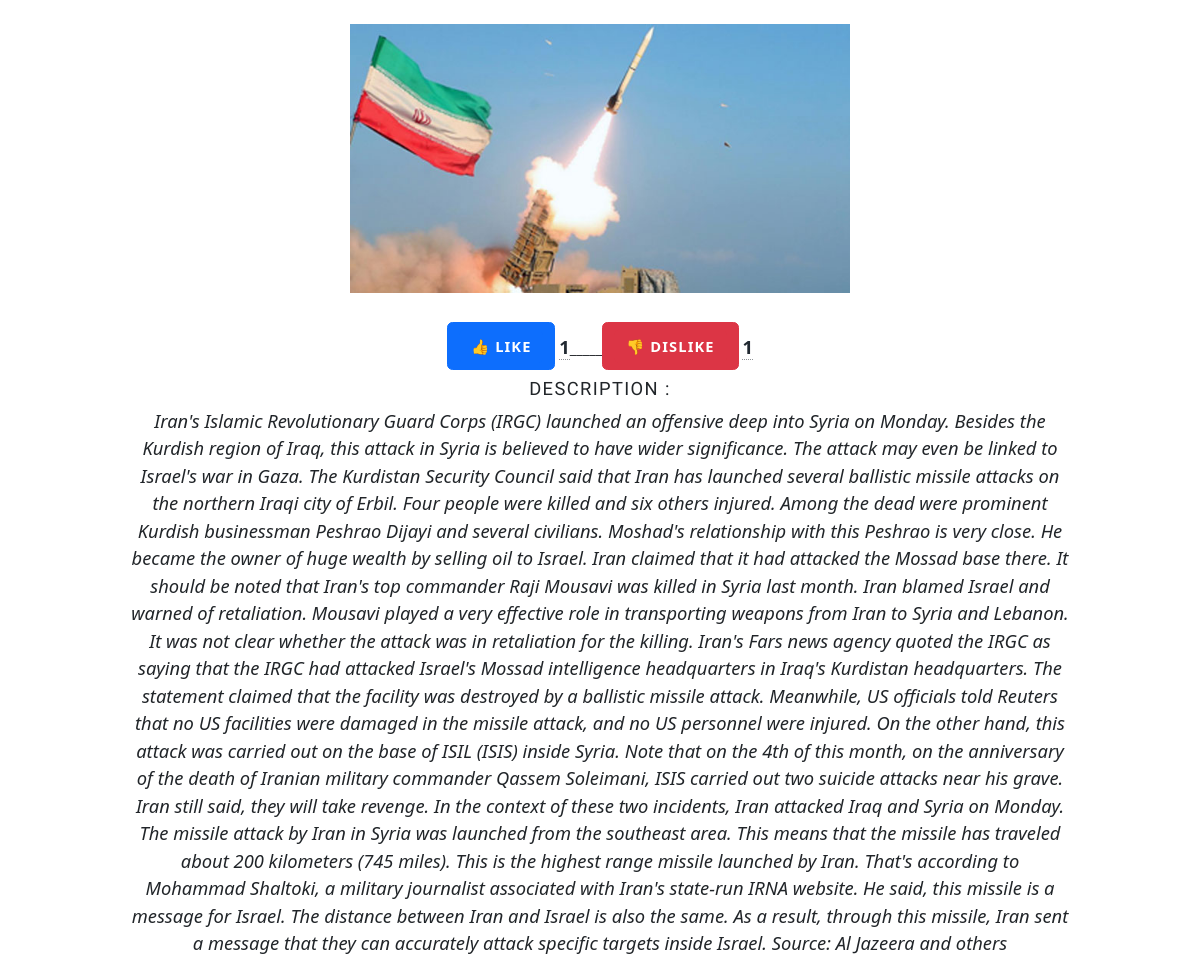
/post/detailview/12/ (middle part), run on an earlier commit of the app's database.
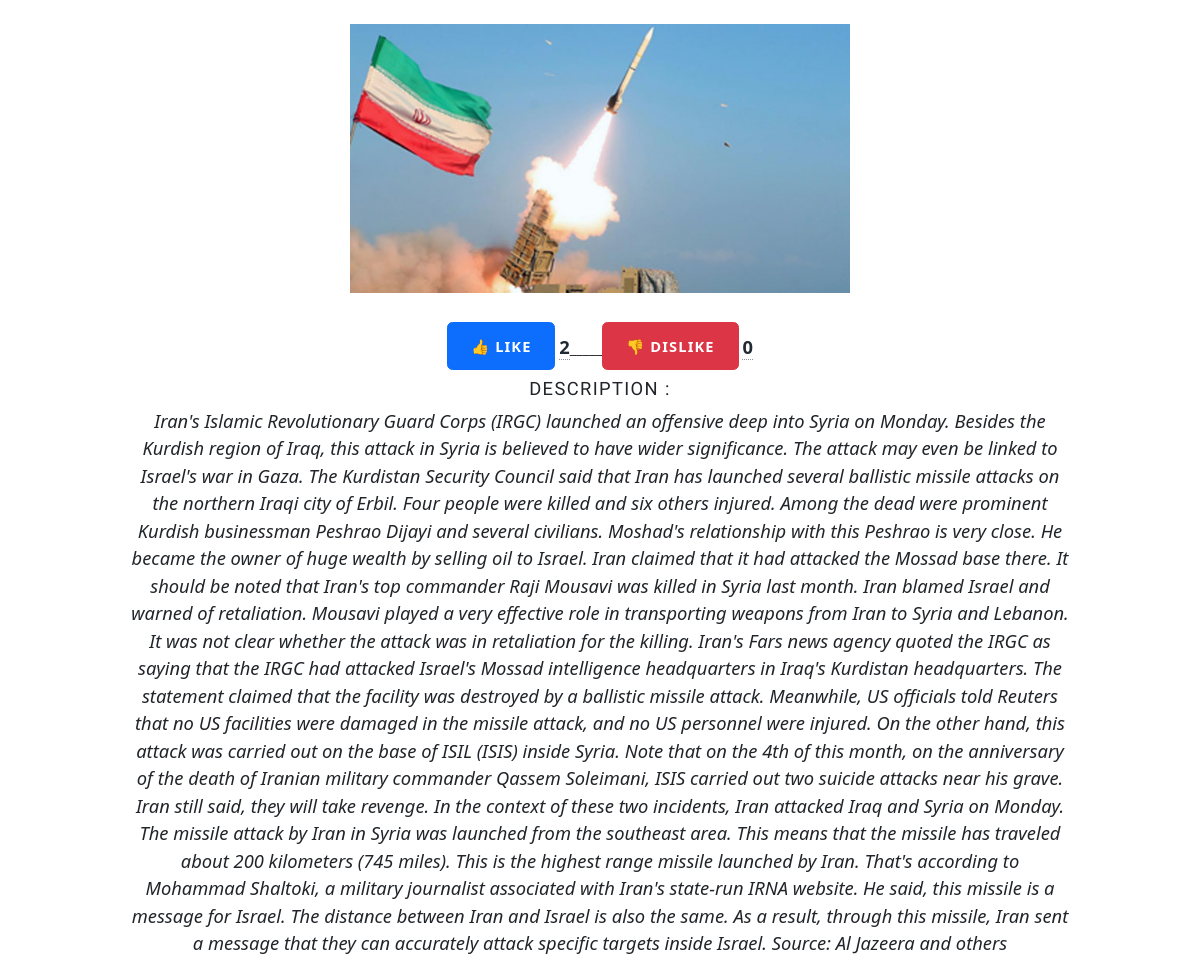
And on a later commit of the database.
### post/models.py (models this page shows, shortened)
class PostModel(models.Model):
    user = models.ForeignKey(User, related_name='post',on_delete=models.CASCADE)
    caption = models.CharField(max_length=3000)
    created_on = models.DateTimeField(auto_now_add=True)
    body = models.TextField(null=True,blank=True)
    post_image = models.ImageField(upload_to='post/media/images/',null=True,blank=True)
    post_like = models.IntegerField(default=0,null=True,blank=True)
    post_dislike = models.IntegerField(default=0,null=True,blank=True)

### post/views.py (the view, shortened to what this page needs)
# urls.py: path('detailview/<int:pk>/', views.DetailViewOfPost.as_view(), name='detailview'),
class DetailViewOfPost(DetailView):
    model = PostModel
    pk_url_kwarg = 'pk'
    template_name = 'post_detail.html'
    def get_context_data(self, **kwargs):
        context = super().get_context_data(**kwargs)
        post = self.object
        comments = post.comments.all()
        comment_form = CommentForm()
        context['comments'] = comments
        context['comment_form'] = comment_form
        return context

### post/templates/post_detail.html (shortened to what this page needs)
{% extends "base.html" %} {% load static %} {% load crispy_forms_tags %}
{%block content %}
<div id="main">
  <article class="post featured">
    <header class="major">
      <img width="500px" src="{{object.post_image.url}}" alt="" />
      <h5>
        <br><h5 class="text-decoration-none btn btn-primary"><a class="text-decoration-none btn btn-primary" href="{% url 'like' object.id object.user.id %}"><b class="text-white">👍 Like</b></a></h5>
        <a class="text-decoration-none text-dark fs-5" href="{% url "allLikeUser" object.id %}"><b>{{object.post_like}}</b></a>_____<h5 class="text-decoration-none btn btn-danger"><a class="btn btn-danger" href="{% url "dislike" object.id object.user.id %}"><b class="text-white">👎 Dislike</b></a></h5>
        <a class="text-decoration-none text-dark fs-5" href="{% url "allDislikeUser" object.id %}"><b>{{object.post_dislike}}</b></a>
      </h5><br>
      <h5>Description : </h5>
      <p class="fs-5">{{object.body}}</p>
    </header>
  </article>
</div>
{% endblock content %}

What changed in the data, as far as the page shows it:
changed PostModel: post_like "1" → "2"; post_dislike "1" → "0"
